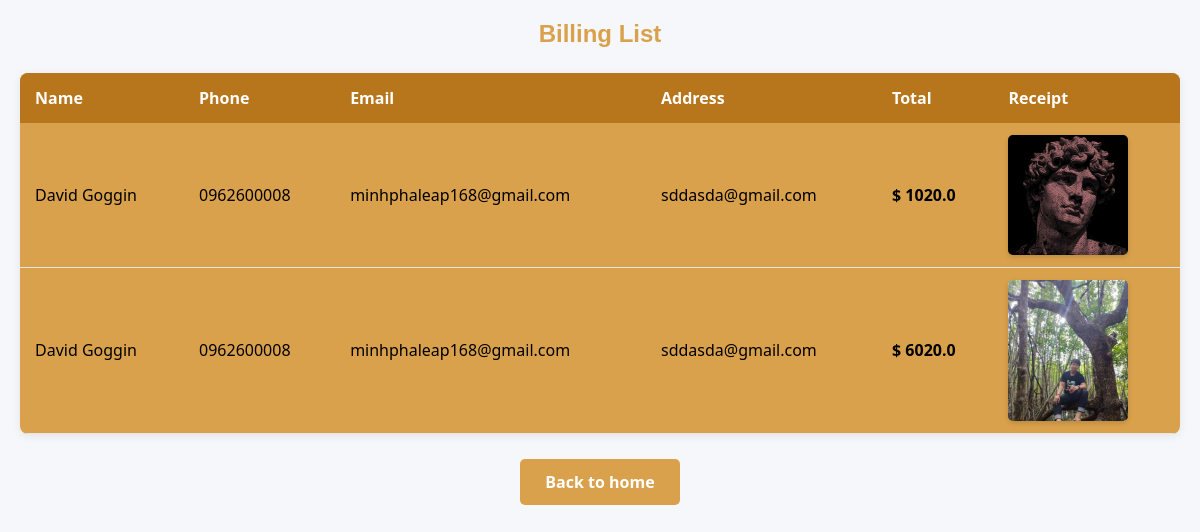
The app's page /billing_list/, older data.
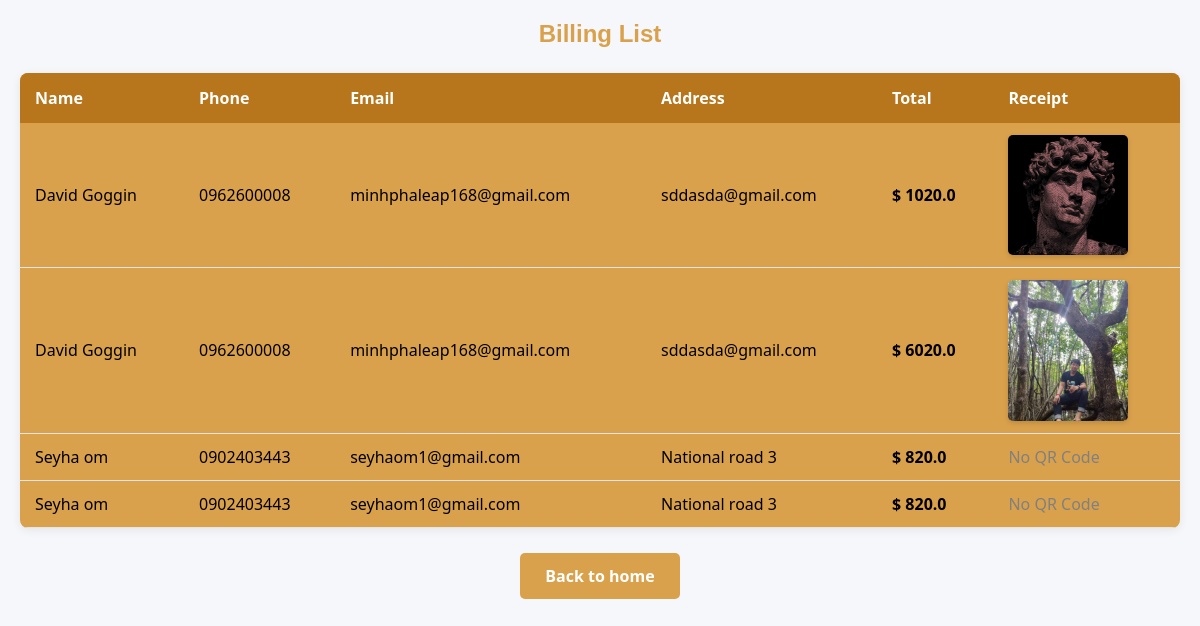
The same page, newer data.
### accounts/models.py (models this page shows, shortened)
class BillingDetail(models.Model):
    first_name = models.CharField(max_length=100)
    last_name = models.CharField(max_length=100)
    country = models.CharField(max_length=100)
    address = models.CharField(max_length=255)
    town = models.CharField(max_length=100)
    postcode = models.CharField(max_length=20)
    phone = models.CharField(max_length=20)
    email = models.EmailField()
    qr_code_image = models.ImageField(upload_to='qrcodes/', null=True, blank=True)
    total = models.FloatField()

### accounts/views.py (the view)
# urls.py: path('billing_list/', views.billing_list, name='billing_list'),
def billing_list(request):
    billings = BillingDetail.objects.all()
    return render(request, 'furniture/BillingList.html', {'billings': billings})

### accounts/context_processors.py (called while the page is built)
def cart_context(request):
    cart = request.session.get('cart', {})
    total_items = sum(item['qty'] for item in cart.values())
    total_price = sum(item['qty'] * item['price'] for item in cart.values())
    return {
        'navbar_cart': cart,
        'navbar_cart_count': total_items,
        'navbar_cart_total': total_price,
    }

### accounts/templates/furniture/BillingList.html (shortened to what this page needs)
{% load static %}
<h2>Billing List</h2>
<table>
  <tr>
    <th>Name</th>
    <th>Phone</th>
    <th>Email</th>
    <th>Address</th>
    <th>Total</th>
    <th>Receipt</th>
  </tr>
  {% for bill in billings %}
  <tr>
    <td>{{ bill.first_name }} {{ bill.last_name }}</td>
    <td>{{ bill.phone }}</td>
    <td>{{ bill.email }}</td>
    <td>{{ bill.address }}</td>
    <td><strong>$ {{ bill.total }}</strong></td>
    <td>
      {% if bill.qr_code_image %}
      <img
        src="{{ bill.qr_code_image.url }}"
        width="120"
        alt="Receipt QR Code"
      />
      {% else %}
      <span style="color: gray;">No QR Code</span>
      {% endif %}
    </td>
  </tr>
  {% endfor %}
</table>
<div style="text-align: center;">
  <a class="back-btn" href="{% url 'indexFur' %}">Back to home</a>
</div>

### accounts/templates/furniture/BillingList.html (style rules this page uses)
h2 { font-family: "Stack Sans Headline", sans-serif; text-align: center; color: #daa14c; margin-bottom: 25px; }
table { width: 100%; border-collapse: collapse; background:#daa14c; border-radius: 8px; overflow: hidden; box-shadow: 0px 2px 10px rgba(0,0,0,0.08); }
table th { background: #b7761c; color: white; padding: 14px 15px; text-align: left; font-weight: 600; }
table td { padding: 12px 15px; border-bottom: 1px solid #e5e5e5; }
img { border-radius: 5px; box-shadow: 0px 2px 5px rgba(0,0,0,0.15); }
.back-btn { display: inline-block; padding: 12px 25px; color: white; background-color: #daa14c;; text-decoration: none; border-radius: 5px; font-weight: 600; margin-top: 25px; transition: 0.2s ease; }

Row changes from the older to the newer data that the page shows:
added BillingDetail: first_name "Seyha", last_name "om", phone "0902403443", email "seyhaom1@gmail.com", address "National road 3", total "820.0", qr_code_image "No QR Code"
added BillingDetail: first_name "Seyha", last_name "om", phone "0902403443", email "seyhaom1@gmail.com", address "National road 3", total "820.0", qr_code_image "No QR Code"
